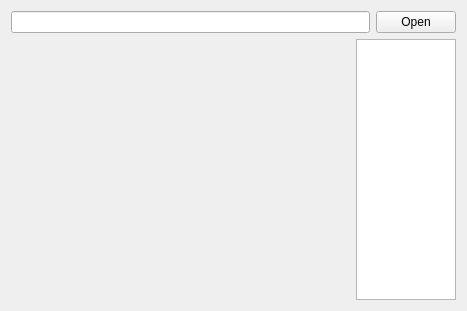
<?xml version="1.0" encoding="UTF-8"?>
<ui version="4.0">
 <class>Form</class>
 <widget class="QWidget" name="Form">
  <property name="geometry">
   <rect>
    <x>0</x>
    <y>0</y>
    <width>467</width>
    <height>311</height>
   </rect>
  </property>
  <property name="windowTitle">
   <string>pyChezz</string>
  </property>
  <property name="styleSheet">
   <string notr="true">.blackBG{
	background-color: qlineargradient(spread:pad, x1:0, y1:0, x2:1, y2:0, stop:0 rgba(54, 43, 33, 255), stop:1 rgba(70, 61, 51, 255));
}

.whiteBG{
	background-color: qlineargradient(spread:pad, x1:0, y1:0, x2:1, y2:0, stop:0 rgb(255, 255, 196), stop:1 rgb(255, 253, 225));
}

</string>
  </property>
  <layout class="QVBoxLayout" name="verticalLayout">
   <item>
    <layout class="QHBoxLayout" name="layTop">
     <item>
      <widget class="QLineEdit" name="leGamePath"/>
     </item>
     <item>
      <widget class="QPushButton" name="btnOpen">
       <property name="text">
        <string>Open</string>
       </property>
      </widget>
     </item>
    </layout>
   </item>
   <item>
    <layout class="QHBoxLayout" name="layMain">
     <item>
      <layout class="QGridLayout" name="grdFields">
       <property name="margin">
        <number>10</number>
       </property>
       <property name="spacing">
        <number>0</number>
       </property>
       <item row="2" column="1">
        <widget class="QWidget" name="fieldB6" native="true">
         <property name="minimumSize">
          <size>
           <width>30</width>
           <height>30</height>
          </size>
         </property>
         <property name="class" stdset="0">
          <string>whiteBG</string>
         </property>
        </widget>
       </item>
       <item row="7" column="5">
        <widget class="QWidget" name="fieldF1" native="true">
         <property name="minimumSize">
          <size>
           <width>30</width>
           <height>30</height>
          </size>
         </property>
         <property name="class" stdset="0">
          <string>blackBG</string>
         </property>
        </widget>
       </item>
       <item row="6" column="1">
        <widget class="QWidget" name="fieldB2" native="true">
         <property name="minimumSize">
          <size>
           <width>30</width>
           <height>30</height>
          </size>
         </property>
         <property name="class" stdset="0">
          <string>whiteBG</string>
         </property>
        </widget>
       </item>
       <item row="4" column="4">
        <widget class="QWidget" name="fieldE4" native="true">
         <property name="minimumSize">
          <size>
           <width>30</width>
           <height>30</height>
          </size>
         </property>
         <property name="class" stdset="0">
          <string>blackBG</string>
         </property>
        </widget>
       </item>
       <item row="0" column="4">
        <widget class="QWidget" name="fieldE8" native="true">
         <property name="minimumSize">
          <size>
           <width>30</width>
           <height>30</height>
          </size>
         </property>
         <property name="class" stdset="0">
          <string>blackBG</string>
         </property>
        </widget>
       </item>
       <item row="2" column="5">
        <widget class="QWidget" name="fieldF6" native="true">
         <property name="minimumSize">
          <size>
           <width>30</width>
           <height>30</height>
          </size>
         </property>
         <property name="class" stdset="0">
          <string>whiteBG</string>
         </property>
        </widget>
       </item>
       <item row="1" column="1">
        <widget class="QWidget" name="fieldB7" native="true">
         <property name="minimumSize">
          <size>
           <width>30</width>
           <height>30</height>
          </size>
         </property>
         <property name="class" stdset="0">
          <string>blackBG</string>
         </property>
        </widget>
       </item>
       <item row="4" column="2">
        <widget class="QWidget" name="fieldC4" native="true">
         <property name="minimumSize">
          <size>
           <width>30</width>
           <height>30</height>
          </size>
         </property>
         <property name="class" stdset="0">
          <string>blackBG</string>
         </property>
        </widget>
       </item>
       <item row="6" column="5">
        <widget class="QWidget" name="fieldF2" native="true">
         <property name="minimumSize">
          <size>
           <width>30</width>
           <height>30</height>
          </size>
         </property>
         <property name="class" stdset="0">
          <string>whiteBG</string>
         </property>
        </widget>
       </item>
       <item row="2" column="0">
        <widget class="QWidget" name="fieldA6" native="true">
         <property name="minimumSize">
          <size>
           <width>30</width>
           <height>30</height>
          </size>
         </property>
         <property name="class" stdset="0">
          <string>blackBG</string>
         </property>
        </widget>
       </item>
       <item row="6" column="7">
        <widget class="QWidget" name="fieldH2" native="true">
         <property name="minimumSize">
          <size>
           <width>30</width>
           <height>30</height>
          </size>
         </property>
         <property name="class" stdset="0">
          <string>whiteBG</string>
         </property>
        </widget>
       </item>
       <item row="3" column="1">
        <widget class="QWidget" name="fieldB5" native="true">
         <property name="minimumSize">
          <size>
           <width>30</width>
           <height>30</height>
          </size>
         </property>
         <property name="class" stdset="0">
          <string>blackBG</string>
         </property>
        </widget>
       </item>
       <item row="5" column="1">
        <widget class="QWidget" name="fieldB3" native="true">
         <property name="minimumSize">
          <size>
           <width>30</width>
           <height>30</height>
          </size>
         </property>
         <property name="class" stdset="0">
          <string>blackBG</string>
         </property>
        </widget>
       </item>
       <item row="6" column="0">
        <widget class="QWidget" name="fieldA2" native="true">
         <property name="minimumSize">
          <size>
           <width>30</width>
           <height>30</height>
          </size>
         </property>
         <property name="class" stdset="0">
          <string>blackBG</string>
         </property>
        </widget>
       </item>
       <item row="6" column="3">
        <widget class="QWidget" name="fieldD2" native="true">
         <property name="minimumSize">
          <size>
           <width>30</width>
           <height>30</height>
          </size>
         </property>
         <property name="class" stdset="0">
          <string>whiteBG</string>
         </property>
        </widget>
       </item>
       <item row="7" column="0">
        <widget class="QWidget" name="fieldA1" native="true">
         <property name="minimumSize">
          <size>
           <width>30</width>
           <height>30</height>
          </size>
         </property>
         <property name="class" stdset="0">
          <string>whiteBG</string>
         </property>
        </widget>
       </item>
       <item row="3" column="0">
        <widget class="QWidget" name="fieldA5" native="true">
         <property name="minimumSize">
          <size>
           <width>30</width>
           <height>30</height>
          </size>
         </property>
         <property name="class" stdset="0">
          <string>whiteBG</string>
         </property>
        </widget>
       </item>
       <item row="5" column="3">
        <widget class="QWidget" name="fieldD3" native="true">
         <property name="minimumSize">
          <size>
           <width>30</width>
           <height>30</height>
          </size>
         </property>
         <property name="class" stdset="0">
          <string>blackBG</string>
         </property>
        </widget>
       </item>
       <item row="6" column="4">
        <widget class="QWidget" name="fieldE2" native="true">
         <property name="minimumSize">
          <size>
           <width>30</width>
           <height>30</height>
          </size>
         </property>
         <property name="class" stdset="0">
          <string>blackBG</string>
         </property>
        </widget>
       </item>
       <item row="3" column="7">
        <widget class="QWidget" name="fieldH5" native="true">
         <property name="minimumSize">
          <size>
           <width>30</width>
           <height>30</height>
          </size>
         </property>
         <property name="class" stdset="0">
          <string>blackBG</string>
         </property>
        </widget>
       </item>
       <item row="3" column="3">
        <widget class="QWidget" name="fieldD5" native="true">
         <property name="minimumSize">
          <size>
           <width>30</width>
           <height>30</height>
          </size>
         </property>
         <property name="class" stdset="0">
          <string>blackBG</string>
         </property>
        </widget>
       </item>
       <item row="1" column="4">
        <widget class="QWidget" name="fieldE7" native="true">
         <property name="minimumSize">
          <size>
           <width>30</width>
           <height>30</height>
          </size>
         </property>
         <property name="class" stdset="0">
          <string>whiteBG</string>
         </property>
        </widget>
       </item>
       <item row="4" column="6">
        <widget class="QWidget" name="fieldG4" native="true">
         <property name="minimumSize">
          <size>
           <width>30</width>
           <height>30</height>
          </size>
         </property>
         <property name="class" stdset="0">
          <string>blackBG</string>
         </property>
        </widget>
       </item>
       <item row="3" column="4">
        <widget class="QWidget" name="fieldE5" native="true">
         <property name="minimumSize">
          <size>
           <width>30</width>
           <height>30</height>
          </size>
         </property>
         <property name="class" stdset="0">
          <string>whiteBG</string>
         </property>
        </widget>
       </item>
       <item row="1" column="3">
        <widget class="QWidget" name="fieldD7" native="true">
         <property name="minimumSize">
          <size>
           <width>30</width>
           <height>30</height>
          </size>
         </property>
         <property name="class" stdset="0">
          <string>blackBG</string>
         </property>
        </widget>
       </item>
       <item row="5" column="6">
        <widget class="QWidget" name="fieldG3" native="true">
         <property name="minimumSize">
          <size>
           <width>30</width>
           <height>30</height>
          </size>
         </property>
         <property name="class" stdset="0">
          <string>whiteBG</string>
         </property>
        </widget>
       </item>
       <item row="3" column="6">
        <widget class="QWidget" name="fieldG5" native="true">
         <property name="minimumSize">
          <size>
           <width>30</width>
           <height>30</height>
          </size>
         </property>
         <property name="class" stdset="0">
          <string>whiteBG</string>
         </property>
        </widget>
       </item>
       <item row="0" column="2">
        <widget class="QWidget" name="fieldC8" native="true">
         <property name="minimumSize">
          <size>
           <width>30</width>
           <height>30</height>
          </size>
         </property>
         <property name="class" stdset="0">
          <string>blackBG</string>
         </property>
        </widget>
       </item>
       <item row="7" column="3">
        <widget class="QWidget" name="fieldD1" native="true">
         <property name="minimumSize">
          <size>
           <width>30</width>
           <height>30</height>
          </size>
         </property>
         <property name="class" stdset="0">
          <string>blackBG</string>
         </property>
        </widget>
       </item>
       <item row="0" column="6">
        <widget class="QWidget" name="fieldG8" native="true">
         <property name="minimumSize">
          <size>
           <width>30</width>
           <height>30</height>
          </size>
         </property>
         <property name="class" stdset="0">
          <string>blackBG</string>
         </property>
        </widget>
       </item>
       <item row="2" column="2">
        <widget class="QWidget" name="fieldC6" native="true">
         <property name="minimumSize">
          <size>
           <width>30</width>
           <height>30</height>
          </size>
         </property>
         <property name="class" stdset="0">
          <string>blackBG</string>
         </property>
        </widget>
       </item>
       <item row="5" column="7">
        <widget class="QWidget" name="fieldH3" native="true">
         <property name="minimumSize">
          <size>
           <width>30</width>
           <height>30</height>
          </size>
         </property>
         <property name="class" stdset="0">
          <string>blackBG</string>
         </property>
        </widget>
       </item>
       <item row="5" column="2">
        <widget class="QWidget" name="fieldC3" native="true">
         <property name="minimumSize">
          <size>
           <width>30</width>
           <height>30</height>
          </size>
         </property>
         <property name="class" stdset="0">
          <string>whiteBG</string>
         </property>
        </widget>
       </item>
       <item row="0" column="3">
        <widget class="QWidget" name="fieldD8" native="true">
         <property name="minimumSize">
          <size>
           <width>30</width>
           <height>30</height>
          </size>
         </property>
         <property name="class" stdset="0">
          <string>whiteBG</string>
         </property>
        </widget>
       </item>
       <item row="4" column="1">
        <widget class="QWidget" name="fieldB4" native="true">
         <property name="minimumSize">
          <size>
           <width>30</width>
           <height>30</height>
          </size>
         </property>
         <property name="class" stdset="0">
          <string>whiteBG</string>
         </property>
        </widget>
       </item>
       <item row="4" column="3">
        <widget class="QWidget" name="fieldD4" native="true">
         <property name="minimumSize">
          <size>
           <width>30</width>
           <height>30</height>
          </size>
         </property>
         <property name="class" stdset="0">
          <string>whiteBG</string>
         </property>
        </widget>
       </item>
       <item row="7" column="7">
        <widget class="QWidget" name="fieldH1" native="true">
         <property name="minimumSize">
          <size>
           <width>30</width>
           <height>30</height>
          </size>
         </property>
         <property name="class" stdset="0">
          <string>blackBG</string>
         </property>
        </widget>
       </item>
       <item row="2" column="3">
        <widget class="QWidget" name="fieldD6" native="true">
         <property name="minimumSize">
          <size>
           <width>30</width>
           <height>30</height>
          </size>
         </property>
         <property name="class" stdset="0">
          <string>whiteBG</string>
         </property>
        </widget>
       </item>
       <item row="7" column="6">
        <widget class="QWidget" name="fieldG1" native="true">
         <property name="minimumSize">
          <size>
           <width>30</width>
           <height>30</height>
          </size>
         </property>
         <property name="class" stdset="0">
          <string>whiteBG</string>
         </property>
        </widget>
       </item>
       <item row="3" column="2">
        <widget class="QWidget" name="fieldC5" native="true">
         <property name="minimumSize">
          <size>
           <width>30</width>
           <height>30</height>
          </size>
         </property>
         <property name="class" stdset="0">
          <string>whiteBG</string>
         </property>
        </widget>
       </item>
       <item row="0" column="5">
        <widget class="QWidget" name="fieldF8" native="true">
         <property name="minimumSize">
          <size>
           <width>30</width>
           <height>30</height>
          </size>
         </property>
         <property name="class" stdset="0">
          <string>whiteBG</string>
         </property>
        </widget>
       </item>
       <item row="1" column="2">
        <widget class="QWidget" name="fieldC7" native="true">
         <property name="minimumSize">
          <size>
           <width>30</width>
           <height>30</height>
          </size>
         </property>
         <property name="class" stdset="0">
          <string>whiteBG</string>
         </property>
        </widget>
       </item>
       <item row="1" column="0">
        <widget class="QWidget" name="fieldA7" native="true">
         <property name="minimumSize">
          <size>
           <width>30</width>
           <height>30</height>
          </size>
         </property>
         <property name="class" stdset="0">
          <string>whiteBG</string>
         </property>
        </widget>
       </item>
       <item row="1" column="6">
        <widget class="QWidget" name="fieldG7" native="true">
         <property name="minimumSize">
          <size>
           <width>30</width>
           <height>30</height>
          </size>
         </property>
         <property name="class" stdset="0">
          <string>whiteBG</string>
         </property>
        </widget>
       </item>
       <item row="0" column="7">
        <widget class="QWidget" name="fieldH8" native="true">
         <property name="minimumSize">
          <size>
           <width>30</width>
           <height>30</height>
          </size>
         </property>
         <property name="class" stdset="0">
          <string>whiteBG</string>
         </property>
        </widget>
       </item>
       <item row="2" column="4">
        <widget class="QWidget" name="fieldE6" native="true">
         <property name="minimumSize">
          <size>
           <width>30</width>
           <height>30</height>
          </size>
         </property>
         <property name="class" stdset="0">
          <string>blackBG</string>
         </property>
        </widget>
       </item>
       <item row="6" column="2">
        <widget class="QWidget" name="fieldC2" native="true">
         <property name="minimumSize">
          <size>
           <width>30</width>
           <height>30</height>
          </size>
         </property>
         <property name="class" stdset="0">
          <string>blackBG</string>
         </property>
        </widget>
       </item>
       <item row="6" column="6">
        <widget class="QWidget" name="fieldG2" native="true">
         <property name="minimumSize">
          <size>
           <width>30</width>
           <height>30</height>
          </size>
         </property>
         <property name="class" stdset="0">
          <string>blackBG</string>
         </property>
        </widget>
       </item>
       <item row="4" column="0">
        <widget class="QWidget" name="fieldA4" native="true">
         <property name="minimumSize">
          <size>
           <width>30</width>
           <height>30</height>
          </size>
         </property>
         <property name="class" stdset="0">
          <string>blackBG</string>
         </property>
        </widget>
       </item>
       <item row="4" column="5">
        <widget class="QWidget" name="fieldF4" native="true">
         <property name="minimumSize">
          <size>
           <width>30</width>
           <height>30</height>
          </size>
         </property>
         <property name="class" stdset="0">
          <string>whiteBG</string>
         </property>
        </widget>
       </item>
       <item row="3" column="5">
        <widget class="QWidget" name="fieldF5" native="true">
         <property name="minimumSize">
          <size>
           <width>30</width>
           <height>30</height>
          </size>
         </property>
         <property name="class" stdset="0">
          <string>blackBG</string>
         </property>
        </widget>
       </item>
       <item row="4" column="7">
        <widget class="QWidget" name="fieldH4" native="true">
         <property name="minimumSize">
          <size>
           <width>30</width>
           <height>30</height>
          </size>
         </property>
         <property name="class" stdset="0">
          <string>whiteBG</string>
         </property>
        </widget>
       </item>
       <item row="5" column="0">
        <widget class="QWidget" name="fieldA3" native="true">
         <property name="minimumSize">
          <size>
           <width>30</width>
           <height>30</height>
          </size>
         </property>
         <property name="class" stdset="0">
          <string>whiteBG</string>
         </property>
        </widget>
       </item>
       <item row="2" column="7">
        <widget class="QWidget" name="fieldH6" native="true">
         <property name="minimumSize">
          <size>
           <width>30</width>
           <height>30</height>
          </size>
         </property>
         <property name="class" stdset="0">
          <string>whiteBG</string>
         </property>
        </widget>
       </item>
       <item row="7" column="4">
        <widget class="QWidget" name="fieldE1" native="true">
         <property name="minimumSize">
          <size>
           <width>30</width>
           <height>30</height>
          </size>
         </property>
         <property name="class" stdset="0">
          <string>whiteBG</string>
         </property>
        </widget>
       </item>
       <item row="2" column="6">
        <widget class="QWidget" name="fieldG6" native="true">
         <property name="minimumSize">
          <size>
           <width>30</width>
           <height>30</height>
          </size>
         </property>
         <property name="class" stdset="0">
          <string>blackBG</string>
         </property>
        </widget>
       </item>
       <item row="7" column="2">
        <widget class="QWidget" name="fieldC1" native="true">
         <property name="minimumSize">
          <size>
           <width>30</width>
           <height>30</height>
          </size>
         </property>
         <property name="class" stdset="0">
          <string>whiteBG</string>
         </property>
        </widget>
       </item>
       <item row="0" column="1">
        <widget class="QWidget" name="fieldB8" native="true">
         <property name="minimumSize">
          <size>
           <width>30</width>
           <height>30</height>
          </size>
         </property>
         <property name="class" stdset="0">
          <string>whiteBG</string>
         </property>
        </widget>
       </item>
       <item row="1" column="5">
        <widget class="QWidget" name="fieldF7" native="true">
         <property name="minimumSize">
          <size>
           <width>30</width>
           <height>30</height>
          </size>
         </property>
         <property name="class" stdset="0">
          <string>blackBG</string>
         </property>
        </widget>
       </item>
       <item row="5" column="4">
        <widget class="QWidget" name="fieldE3" native="true">
         <property name="minimumSize">
          <size>
           <width>30</width>
           <height>30</height>
          </size>
         </property>
         <property name="class" stdset="0">
          <string>whiteBG</string>
         </property>
        </widget>
       </item>
       <item row="0" column="0">
        <widget class="QWidget" name="fieldA8" native="true">
         <property name="minimumSize">
          <size>
           <width>30</width>
           <height>30</height>
          </size>
         </property>
         <property name="class" stdset="0">
          <string>blackBG</string>
         </property>
        </widget>
       </item>
       <item row="5" column="5">
        <widget class="QWidget" name="fieldF3" native="true">
         <property name="minimumSize">
          <size>
           <width>30</width>
           <height>30</height>
          </size>
         </property>
         <property name="class" stdset="0">
          <string>blackBG</string>
         </property>
        </widget>
       </item>
       <item row="7" column="1">
        <widget class="QWidget" name="fieldB1" native="true">
         <property name="minimumSize">
          <size>
           <width>30</width>
           <height>30</height>
          </size>
         </property>
         <property name="class" stdset="0">
          <string>blackBG</string>
         </property>
        </widget>
       </item>
       <item row="1" column="7">
        <widget class="QWidget" name="fieldH7" native="true">
         <property name="minimumSize">
          <size>
           <width>30</width>
           <height>30</height>
          </size>
         </property>
         <property name="class" stdset="0">
          <string>blackBG</string>
         </property>
        </widget>
       </item>
      </layout>
     </item>
     <item>
      <widget class="QListView" name="listView">
       <property name="maximumSize">
        <size>
         <width>100</width>
         <height>16777215</height>
        </size>
       </property>
      </widget>
     </item>
    </layout>
   </item>
  </layout>
 </widget>
 <resources/>
 <connections/>
</ui>
